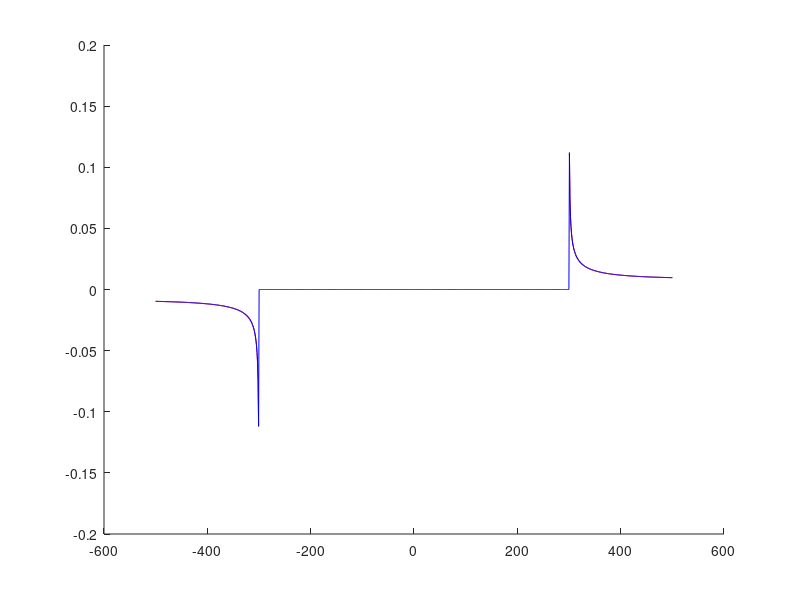
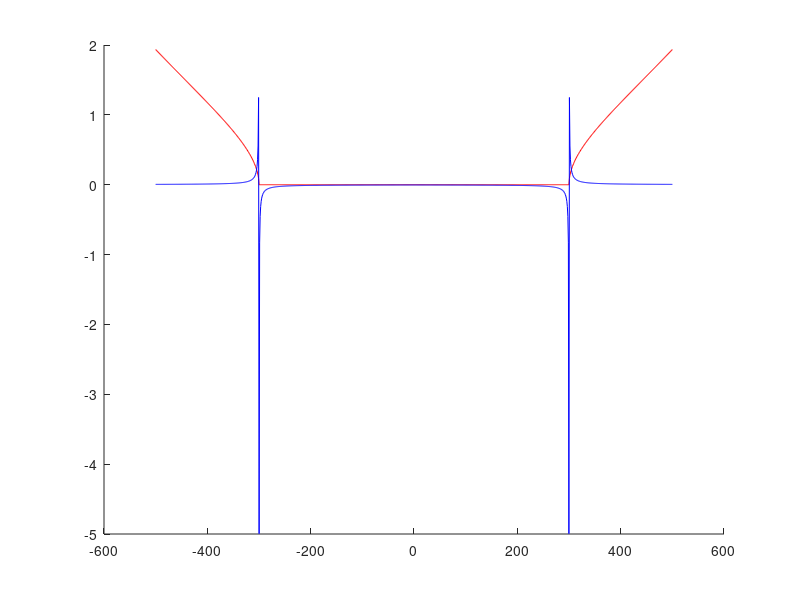
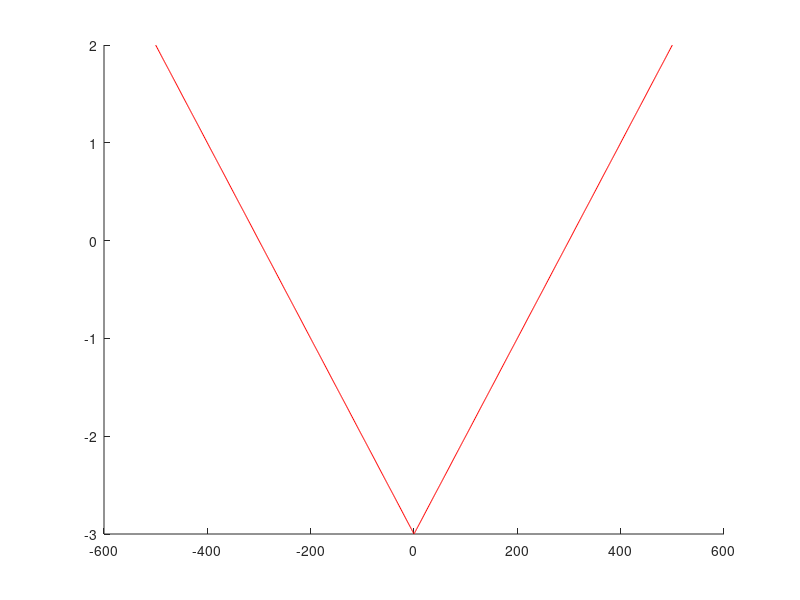

These figures' MATLAB source, in order:
clear;

p=0.5;
TauPass=300;
Tau=linspace(-500,500,1000);
TauCut=100;
TauEff=zeros(size(Tau));
TauEff2=zeros(size(Tau));
for n1=1:length(TauEff)
   TauEff(n1)=abs(Tau(n1))-TauPass;
   if TauEff(n1)<=0
       TauEff(n1)=0;
   end
   TauEff2(n1)=abs(Tau(n1))-TauPass;
   
end

rho1=sinh((TauEff./TauCut).^p).*sign(Tau)./TauEff;
rho2=sinh((TauEff./TauCut).^p).*sign(Tau)./TauEff2;

figure(1);
clf;
hold on;
plot(Tau,rho1,'r-');
plot(Tau,rho2,'b-');

figure(2);
clf;
hold on;
plot(Tau,sinh((TauEff./TauCut).^p),'r-');
plot(Tau,1./TauEff2,'b-');


figure(3);
clf;
hold on;
plot(Tau,(TauEff2./TauCut),'r-');